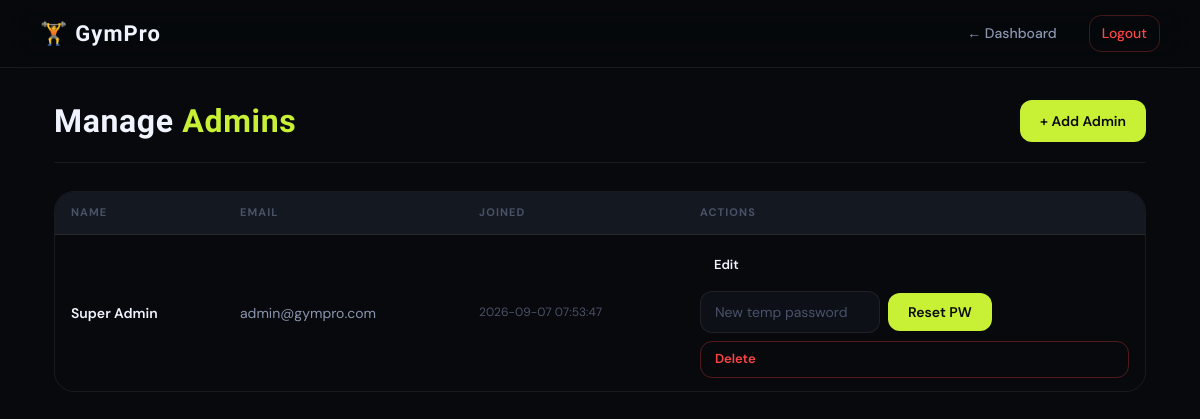
The page /manage_admins.php (signed in) on the database its author committed.
### tables this page shows
CREATE TABLE IF NOT EXISTS `users` (
  `id` int(11) NOT NULL AUTO_INCREMENT,
  `name` varchar(150) NOT NULL,
  `email` varchar(200) NOT NULL,
  `password_hash` varchar(255) NOT NULL,
  `role` enum('admin','trainer','member') NOT NULL DEFAULT 'member',
  `age` int(11) DEFAULT NULL,
  `gender` varchar(20) DEFAULT NULL,
  `phone` varchar(30) DEFAULT NULL,
  `membership_status` enum('active','inactive','expired','pending') DEFAULT 'inactive',
  `membership_start` date DEFAULT NULL,
  `membership_end` date DEFAULT NULL,
  `created_at` datetime NOT NULL DEFAULT current_timestamp(),
  PRIMARY KEY (`id`),
  UNIQUE KEY `idx_users_email` (`email`)
);

### config.php (called while the page is built, shortened)
<?php
function env($key, $default = '') {
    if (isset($_ENV[$key])) return $_ENV[$key];
    $val = @getenv($key);
    return ($val !== false && $val !== '') ? $val : $default;
}
$host = env('DB_HOST', 'localhost');
$user = env('DB_USER', 'root');
$pass = env('DB_PASS', '');
$db   = env('DB_NAME', 'gym_db');
$port = (int)env('DB_PORT', 3306);
try {
    $conn = @new mysqli($host, $user, $pass, $db, $port);
} catch (Throwable $e) {
    die('<div style="font-family:sans-serif;max-width:600px;margin:50px auto;padding:25px;border:1px solid #f5c6cb;background:#f8d7da;color:#721c24;border-radius:8px;">'
        . '<h2 style="margin-top:0;">Database Error</h2>'
        . '<p>' . htmlspecialchars($e->getMessage()) . '</p>'
        . '</div>');
}
function get_setting($key, $default = '') {
    global $conn;
    static $cache = null;
    if ($cache === null) {
        $cache = [];
        $res = @$conn->query("SELECT setting_key, setting_value FROM system_settings");
        if ($res) {
            while ($r = $res->fetch_assoc()) {
                $cache[$r['setting_key']] = $r['setting_value'];
            }
        }
    }
    if (isset($cache[$key]) && $cache[$key] !== '') {
        return $cache[$key];
    }
    return env($key, $default);
}

### auth.php (called while the page is built, shortened)
<?php
function csrf_token() {
    return $_SESSION['csrf_token'];
}

### manage_admins.php (the view, shortened to what this page needs)
<?php
require 'config.php';
require 'auth.php';
$gym_name = htmlspecialchars(get_setting('gym_name', 'GymPro'));
$admins_q = $conn->query("SELECT id, name, email, created_at FROM users WHERE role='admin' ORDER BY name");
?>
<!DOCTYPE html>
<html lang="en" data-theme="dark">
<head>
  <link rel="stylesheet" href="assets/style.css?v=1.3">
</head>
<body>
<nav class="navbar">
  <div class="navbar-brand">🏋️ <?php echo $gym_name; ?></div>
  <div class="navbar-links">
    <a href="admin_dashboard.php">← Dashboard</a>
    <a href="logout.php" class="nav-logout">Logout</a>
  </div>
</nav>
<div class="container">
  <div class="page-header">
    <h2>Manage <span class="accent">Admins</span></h2>
    <a href="admin_add_admin.php" class="btn">+ Add Admin</a>
  </div>
  <?php if ($admins_q && $admins_q->num_rows > 0): ?>
  <div class="table-wrap">
    <table>
      <thead><tr><th>Name</th><th>Email</th><th>Joined</th><th>Actions</th></tr></thead>
      <tbody>
      <?php while($a = $admins_q->fetch_assoc()): $isMe = $a['id'] === (int)$_SESSION['user_id']; ?>
        <tr>
          <td style="font-weight:600;">
            <?php echo htmlspecialchars($a['name']); ?>
          </td>
          <td style="color:var(--text-2);"><?php echo htmlspecialchars($a['email']); ?></td>
          <td style="font-size:12px;color:var(--text-3);"><?php echo htmlspecialchars($a['created_at']); ?></td>
          <td>
            <div style="display:flex;flex-direction:column;gap:8px;">
              <a class="btn btn-sm btn-outline" href="edit_user.php?id=<?php echo (int)$a['id']; ?>">Edit</a>
              <?php if (!$isMe): ?>
                <form method="post" class="inline-form" onsubmit="return confirm('Reset password for <?php echo htmlspecialchars($a['name'],ENT_QUOTES); ?>?')">
                  <input type="text" name="reset_password" placeholder="New temp password" required>
                  <button class="btn btn-sm" type="submit">Reset PW</button>
                </form>
                <a class="btn btn-sm btn-danger" href="?delete=<?php echo (int)$a['id']; ?>&csrf_token=<?php echo urlencode(csrf_token()); ?>" onclick="return confirm('Delete this admin?')">Delete</a>
              <?php endif; ?>
            </div>
          </td>
        </tr>
      <?php endwhile; ?>
      </tbody>
    </table>
  </div>
  <?php else: ?>
    <p style="color:var(--text-3);">No admin accounts found.</p>
  <?php endif; ?>
</div>
</body>
</html>

### assets/style.css (style rules this page uses)
[data-theme="dark"] { --bg: #07090c; --bg-2: #0d1017; --bg-3: #141820; --card: #111520; --card-hover: #181d2a; --border: rgba(255,255,255,0.07); --border-hi: rgba(200,241,53,0.3); --text-1: #f0f4ff; --text-2: #8a95b0; --text-3: #4a5268; --accent: #c8f135; --accent-dim: #a5cc1f; --accent-glow: rgba(200,241,53,0.12); --accent-glow2: rgba(200,241,53,0.06); --nav-bg: rgba(7,9,12,0.82); --btn-dark-text:#07090c; --shadow-xl: 0 32px 80px rgba(0,0,0,0.7); --shadow-card: 0 8px 32px rgba(0,0,0,0.5); --danger: #ff4444; --warning: #f59e0b; --success: #22c55e; --radius: 12px; --radius-lg: 20px; --radius-xl: 28px; }
*, *::before, *::after { box-sizing: border-box; margin: 0; padding: 0; }
html { scroll-behavior: smooth; }
body { font-family: 'DM Sans', sans-serif; background: var(--bg); color: var(--text-1); font-size: 15px; line-height: 1.6; min-height: 100vh; transition: background 0.3s, color 0.3s; }
h1, h2, h3, h4, h5, h6 { font-family: 'Barlow Condensed', sans-serif; font-weight: 700; line-height: 1.1; letter-spacing: 0.02em; color: var(--text-1); }
h2 { font-size: clamp(1.5rem, 3vw, 2.2rem); }
a { color: var(--accent); text-decoration: none; transition: opacity 0.2s; }
.navbar { position: sticky; top: 0; z-index: 100; display: flex; align-items: center; justify-content: space-between; padding: 0 40px; height: 68px; background: var(--nav-bg); border-bottom: 1px solid var(--border); backdrop-filter: blur(20px) saturate(1.4); -webkit-backdrop-filter: blur(20px) saturate(1.4); transition: background 0.3s; }
.navbar-brand { font-family: 'Barlow Condensed', sans-serif; font-size: 22px; font-weight: 800; letter-spacing: 0.05em; color: var(--text-1); display: flex; align-items: center; gap: 8px; }
.navbar-links { display: flex; align-items: center; gap: 20px; }
.navbar-links a, .navbar-actions a { color: var(--text-2); font-size: 14px; font-weight: 500; padding: 6px 12px; border-radius: var(--radius); transition: all 0.2s; }
.navbar-links .nav-logout, .navbar-actions .nav-logout { color: var(--danger); border: 1px solid rgba(255, 68, 68, 0.25); }
.container { max-width: 1140px; margin: 0 auto; padding: 32px 24px; }
.page-header { display: flex; align-items: center; justify-content: space-between; margin-bottom: 28px; padding-bottom: 20px; border-bottom: 1px solid var(--border); }
.page-header h2 { font-size: 2rem; }
.page-header h2 .accent { color: var(--accent); }
.btn, button.btn { display: inline-flex; align-items: center; gap: 6px; padding: 10px 20px; background: var(--accent); color: #0a0a0a; font-family: 'DM Sans', sans-serif; font-size: 14px; font-weight: 600; border: none; border-radius: var(--radius); cursor: pointer; text-decoration: none; transition: all 0.2s; white-space: nowrap; }
.btn-sm { padding: 7px 14px; font-size: 13px; }
.btn-outline { background: transparent; color: var(--text-1); border: 1px solid var(--border-2); }
.btn-danger { background: transparent; color: var(--danger); border: 1px solid rgba(255, 68, 68, 0.3); }
input[type="text"], input[type="email"], input[type="password"], input[type="number"], input[type="date"], input[type="time"], select, textarea { width: 100%; padding: 11px 14px; background: var(--bg-2); border: 1px solid var(--border); border-radius: var(--radius); color: var(--text-1); font-family: 'DM Sans', sans-serif; font-size: 14px; transition: border-color 0.2s, box-shadow 0.2s; outline: none; appearance: none; -webkit-appearance: none; }
input::placeholder { color: var(--text-3); }
.table-wrap { overflow-x: auto; border-radius: var(--radius-lg); border: 1px solid var(--border); }
table { width: 100%; border-collapse: collapse; }
thead th { background: var(--bg-3); padding: 12px 16px; text-align: left; font-size: 11px; font-weight: 700; letter-spacing: 0.1em; text-transform: uppercase; color: var(--text-3); border-bottom: 1px solid var(--border); white-space: nowrap; }
tbody tr { border-bottom: 1px solid var(--border); transition: background 0.15s; }
tbody tr:last-child { border-bottom: none; }
tbody td { padding: 13px 16px; font-size: 14px; color: var(--text-1); vertical-align: middle; }

### manage_admins.php (style rules this page uses)
.inline-form { display:flex; gap:8px; align-items:center; flex-wrap:wrap; }
.inline-form input { width:180px; flex-shrink:0; }

### rows shown on the page
users: name "Super Admin", email "admin@gympro.com", created_at "2026-09-07 07:53:47"

### other values the page prints
$gym_name "GymPro"
